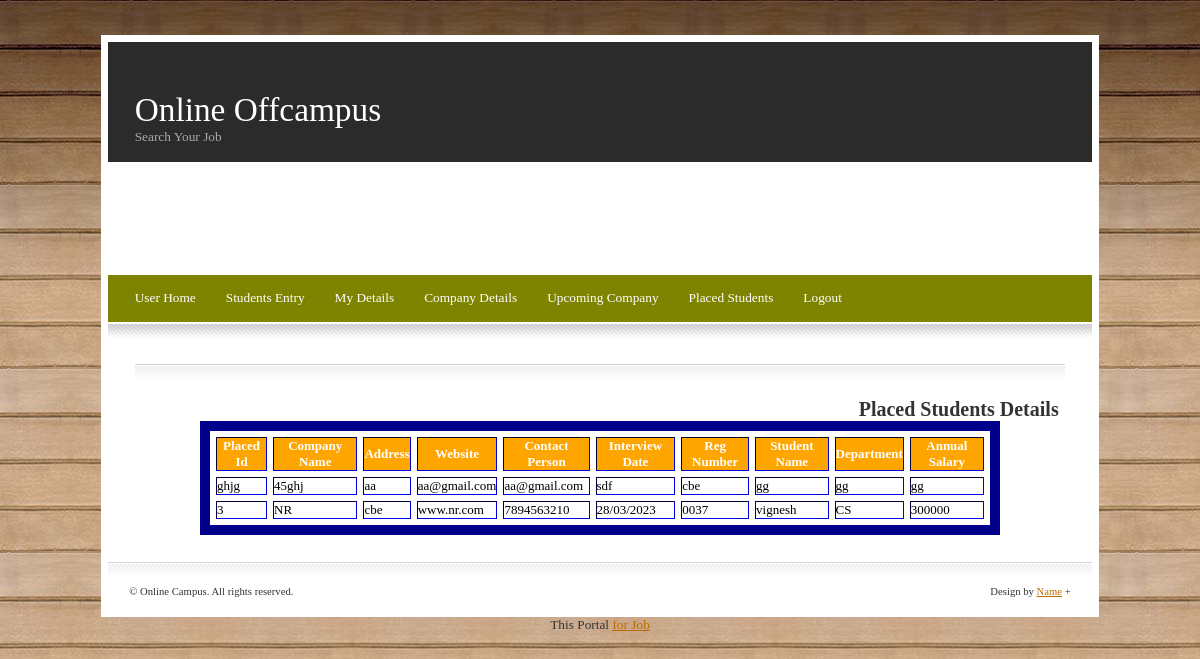
/placedview.php, run on the app's committed database.
### tables this page shows
CREATE TABLE IF NOT EXISTS `placedstudentslist` (
  `PlacedId` varchar(50) NOT NULL,
  `CompanyName` varchar(50) DEFAULT NULL,
  `Address` varchar(50) DEFAULT NULL,
  `Website` varchar(50) DEFAULT NULL,
  `Contact` varchar(50) DEFAULT NULL,
  `InterviewDate` varchar(50) DEFAULT NULL,
  `RegNumber` varchar(50) DEFAULT NULL,
  `StudentName` varchar(50) DEFAULT NULL,
  `Department` varchar(50) DEFAULT NULL,
  `AnnualSalary` varchar(50) DEFAULT NULL
);

### placedview.php (the view, shortened to what this page needs)
<?php
 include_once("Userheader.php");
?>
<form action="placedview.php" name="ViewInterview" class="row" method="post">
	<div    align="center">
	<center >
<h2> Placed Students Details </h2>
	<table border="2" cellspacing="6" class="displaycontent" width="800" style="border:10px solid Darkblue;" align="center">
	<tr>
			<th bgcolor=Orange><font color=white size=2>Placed Id</font></th>
			<th bgcolor=Orange><font color=white size=2>Company Name</font></th>
			<th bgcolor=Orange><font color=white size=2>Address </font></th>
			<th bgcolor=Orange><font color=white size=2>Website</font></th>
			<th bgcolor=Orange><font color=white size=2>Contact Person</font></th>
			<th bgcolor=Orange><font color=white size=2>Interview Date </font></th>
			<th bgcolor=Orange><font color=white size=2>Reg Number </font></th>
			<th bgcolor=Orange><font color=white size=2>Student Name</font></th>
			<th bgcolor=Orange><font color=white size=2>Department </font></th>
			<th bgcolor=Orange><font color=white size=2>Annual Salary </font></th>
	</tr>
	<?php
	$query = "select * from placedstudentslist";
	$result = mysql_query($query) or die(mysql_error());
	while($row = mysql_fetch_assoc($result))
		{
 ?>
	<tr>
		<td bgcolor=white><font color=#000000 size=2><?php echo $row['PlacedId']; ?></font></td>
       	<td bgcolor=white><font color=#000000 size=2><?php echo $row['CompanyName']; ?></font></td>
		<td bgcolor=white><font color=#000000 size=2><?php echo $row['Address']; ?></font></td>
		<td bgcolor=white><font color=#000000 size=2><?php echo $row['Website']; ?></font></td>
		<td bgcolor=white><font color=#000000 size=2><?php echo $row['Contact']; ?></font></td>
       	<td bgcolor=white><font color=#000000 size=2><?php echo $row['InterviewDate']; ?></font></td>
		<td bgcolor=white><font color=#000000 size=2><?php echo $row['RegNumber']; ?></font></td>
		<td bgcolor=white><font color=#000000 size=2><?php echo $row['StudentName']; ?></font></td>
       	<td bgcolor=white><font color=#000000 size=2><?php echo $row['Department']; ?></font></td>
		<td bgcolor=white><font color=#000000 size=2><?php echo $row['AnnualSalary']; ?></font></td>
	</tr>
			<?php }  ?>
	</table>
</div>
</form>
<?php include_once("footer.php")?>

### default.css (style rules this page uses)
* { padding: 0em; margin: 0em; }
body { background: #000000 url('images/bg1.jpg'); padding: 35px 0px 35px 0px; }
body,input { font-size: 10pt; font-family: "georgia", "times new roman", serif; color: #333333; }

### data on the page
placedstudentslist: PlacedId "ghjg", CompanyName "45ghj", Address "aa", Website "aa@gmail.com", Contact "aa@gmail.com", InterviewDate "sdf", RegNumber "cbe", StudentName "gg", Department "gg", AnnualSalary "gg"
placedstudentslist: PlacedId "3", CompanyName "NR", Address "cbe", Website "www.nr.com", Contact "7894563210", InterviewDate "28/03/2023", RegNumber "0037", StudentName "vignesh", Department "CS", AnnualSalary "300000"
